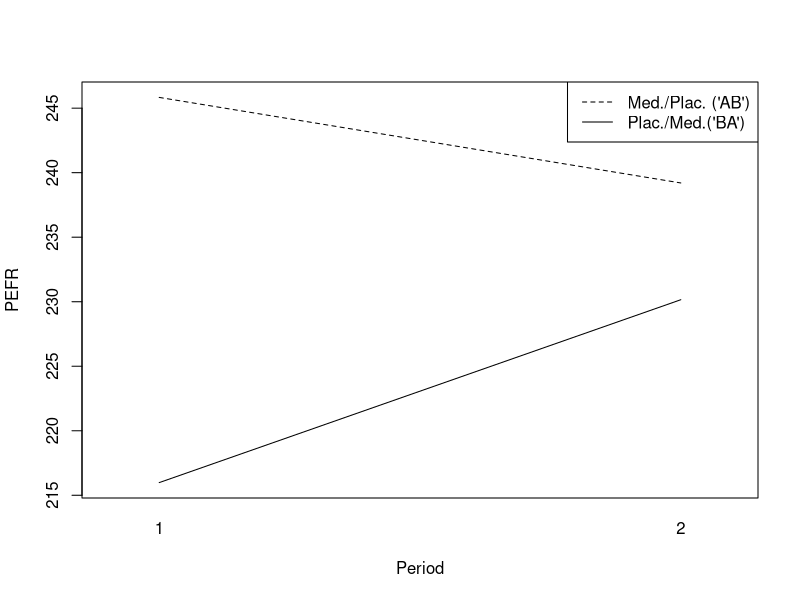
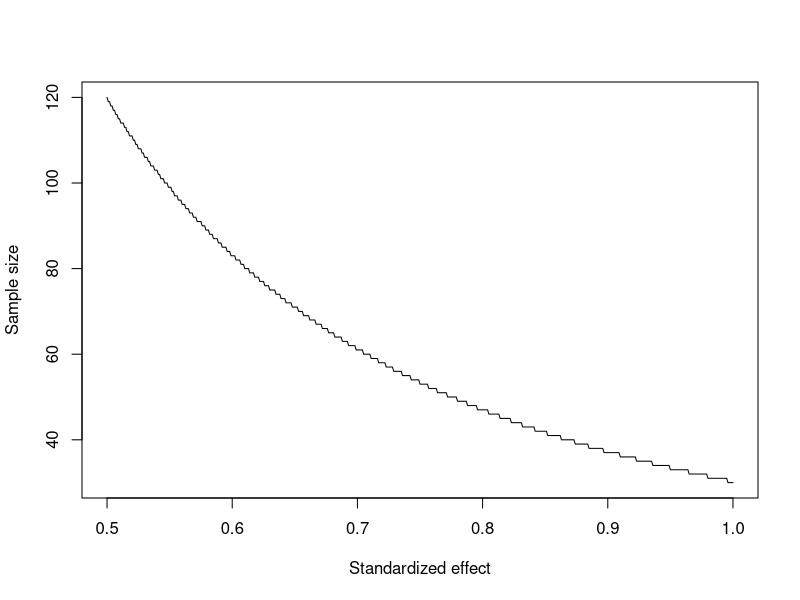
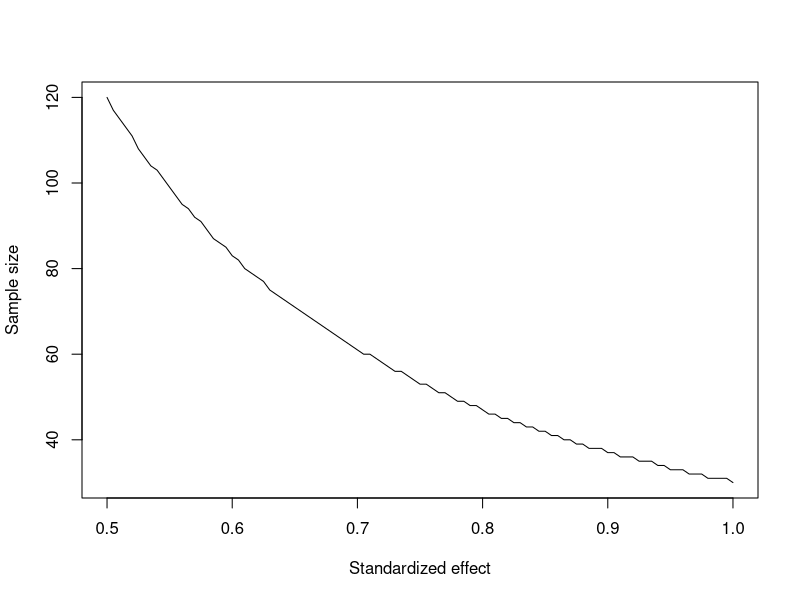
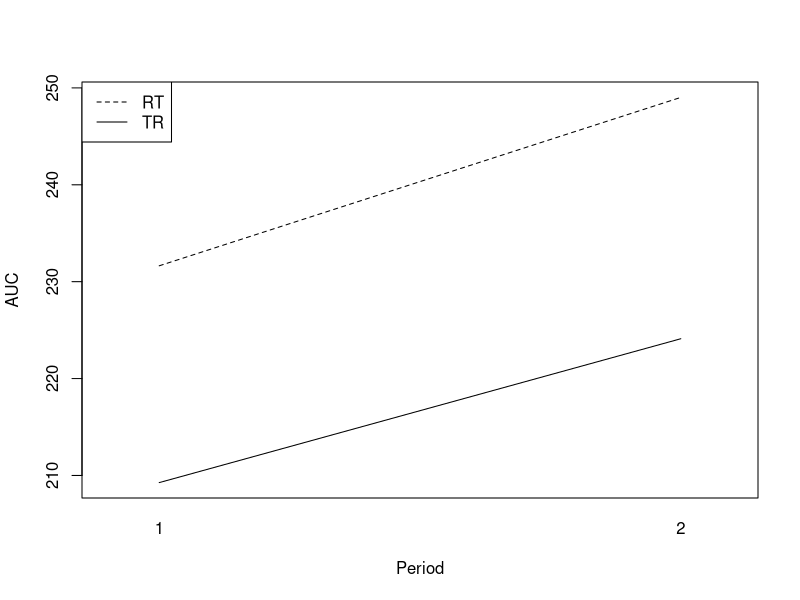

The R script that drew these images, in order:

###################################################
### code chunk number 2: ExerciseCrossover.Rnw:54-55
###################################################
dat <- read.table("data/crossoverdata.dat", header = TRUE, sep = "\t")

###################################################
### code chunk number 3: ExerciseCrossover.Rnw:69-73
###################################################
PEFR.Sequence1.Period1 <- dat$PEFR[dat$Sequence == 1 & dat$Period == 1]
PEFR.Sequence1.Period2 <- dat$PEFR[dat$Sequence == 1 & dat$Period == 2]
PEFR.Sequence2.Period1 <- dat$PEFR[dat$Sequence == 2 & dat$Period == 1]
PEFR.Sequence2.Period2 <- dat$PEFR[dat$Sequence == 2 & dat$Period == 2]


###################################################
### code chunk number 4: ExerciseCrossover.Rnw:77-79
###################################################
d.bar <- 0.5 * (mean(PEFR.Sequence1.Period1) - mean(PEFR.Sequence1.Period2) - 
mean(PEFR.Sequence2.Period1) + mean(PEFR.Sequence2.Period2))


###################################################
### code chunk number 5: ExerciseCrossover.Rnw:83-88
###################################################
est <- by(dat[, "PEFR"], dat[, c("Period", "Sequence")], mean)
est

d.bar <- 0.5 * (est[1] - est[2] - est[3] + est[4])
d.bar


###################################################
### code chunk number 6: ExerciseCrossover.Rnw:92-101
###################################################
Z <- c(
mean(PEFR.Sequence1.Period1),
mean(PEFR.Sequence1.Period2),
mean(PEFR.Sequence2.Period1),
mean(PEFR.Sequence2.Period2))

interaction.plot(x.factor = c(1, 2, 1, 2), trace.factor = c(1, 1, 2, 2), response = Z,
ylab = "PEFR", xlab = "Period", legend = FALSE)
legend("topright", c("Med./Plac. ('AB')", "Plac./Med.('BA')"), lty = c(2, 1)) 


###################################################
### code chunk number 7: ExerciseCrossover.Rnw:113-115
###################################################
n.Sequence1 <- length(unique(dat$Subject[dat$Sequence == 1]))
n.Sequence2 <- length(unique(dat$Subject[dat$Sequence == 2]))


###################################################
### code chunk number 8: ExerciseCrossover.Rnw:119-123
###################################################
V <- ((n.Sequence1 - 1) * var(PEFR.Sequence1.Period1 - PEFR.Sequence1.Period2) + 
(n.Sequence2 - 1) * var(PEFR.Sequence2.Period2 - PEFR.Sequence2.Period1)) / (n.Sequence1 + n.Sequence2 - 2)

VAR <- V / 4 * (1 / n.Sequence1 + 1 / n.Sequence2)


###################################################
### code chunk number 9: ExerciseCrossover.Rnw:127-128
###################################################
2 * (1 - pt(d.bar / sqrt(VAR), n.Sequence1 + n.Sequence2 - 2))


###################################################
### code chunk number 10: ExerciseCrossover.Rnw:132-133
###################################################
d.bar + c(-1, 0, 1) * qt(0.975, n.Sequence1 + n.Sequence2 - 2) * sqrt(VAR)


###################################################
### code chunk number 11: ExerciseCrossover.Rnw:147-150
###################################################
library(nlme)
fit <- lme(PEFR ~ Drug + Period + Sequence, random = ~ 1 | Subject, data = dat)
summary(fit)


###################################################
### code chunk number 12: ExerciseCrossover.Rnw:154-155
###################################################
summary(fit)$sigma^2


###################################################
### code chunk number 13: ExerciseCrossover.Rnw:158-159
###################################################
2 * summary(fit)$sigma^2


###################################################
### code chunk number 14: ExerciseCrossover.Rnw:164-167
###################################################
2 * summary(fit)$sigma^2

V


###################################################
### code chunk number 15: ExerciseCrossover.Rnw:191-197
###################################################
alpha <- 0.05
beta <- 0.2
Delta <- 10
residualVariance <- 326
n <- 2 * residualVariance * (qnorm(1 - alpha/2) + qnorm(1 - beta))^2 / Delta^2
ceiling(n)


###################################################
### code chunk number 16: ExerciseCrossover.Rnw:210-215
###################################################
alpha <- 0.01
beta <- 0.1
standardizedEffect <- seq(0.5, 1.0, 0.001)
n <- 2 * 1 / standardizedEffect^2 * (qnorm(1 - alpha/2) + qnorm(1 - beta))^2
n <- ceiling(n)


###################################################
### code chunk number 17: ExerciseCrossover.Rnw:219-220
###################################################
plot(x = standardizedEffect, y = n, type = "l", xlab = "Standardized effect", ylab = "Sample size")


###################################################
### code chunk number 18: ExerciseCrossover.Rnw:224-226
###################################################
curve(ceiling(2 * 1 / x^2 * (qnorm(1 - alpha/2) + qnorm(1 - beta))^2), from = 0.5, to = 1.0,
xlab = "Standardized effect", ylab = "Sample size")


###################################################
### code chunk number 19: ExerciseCrossover.Rnw:252-253
###################################################
dat <- read.table("bioequivalencedata.dat", header = TRUE, sep = "\t")


###################################################
### code chunk number 20: ExerciseCrossover.Rnw:265-266
###################################################
dat$logAUC <- log(dat$AUC)


###################################################
### code chunk number 21: ExerciseCrossover.Rnw:270-272
###################################################
est <- by(dat[, "logAUC"], dat[, c("Period", "Sequence")], mean)
exp(est)


###################################################
### code chunk number 22: ExerciseCrossover.Rnw:276-278
###################################################
d.bar <- 0.5 * (est[1] - est[2] - est[3] + est[4])
exp(d.bar)


###################################################
### code chunk number 23: ExerciseCrossover.Rnw:282-294
###################################################
Z <- exp(
  c(
  est[1],
  est[2],
  est[3],
  est[4]
  )
)

interaction.plot(x.factor = c(1, 2, 1, 2), trace.factor = c(1, 1, 2, 2), response = Z,
ylab = "AUC", xlab = "Period", legend = FALSE)
legend("topleft", c("RT", "TR"), lty = c(2, 1))


###################################################
### code chunk number 24: ExerciseCrossover.Rnw:314-316
###################################################
n.Sequence1 <- length(unique(dat$ID[dat$Sequence == "TR"]))
n.Sequence2 <- length(unique(dat$ID[dat$Sequence == "RT"]))


###################################################
### code chunk number 25: ExerciseCrossover.Rnw:320-331
###################################################
logAUC.Sequence1.Period1 <- dat$logAUC[dat$Sequence == "TR" & dat$Period == 1]
logAUC.Sequence1.Period2 <- dat$logAUC[dat$Sequence == "TR" & dat$Period == 2]
logAUC.Sequence2.Period1 <- dat$logAUC[dat$Sequence == "RT" & dat$Period == 1]
logAUC.Sequence2.Period2 <- dat$logAUC[dat$Sequence == "RT" & dat$Period == 2]

V <- (
      (n.Sequence1 - 1) * var(logAUC.Sequence1.Period1 - logAUC.Sequence1.Period2) +
      (n.Sequence2 - 1) * var(logAUC.Sequence2.Period2 - logAUC.Sequence2.Period1)
      ) / (n.Sequence1 + n.Sequence2 - 2)

VAR <- V / 4 * (1 / n.Sequence1 + 1 / n.Sequence2)


###################################################
### code chunk number 26: ExerciseCrossover.Rnw:335-340
###################################################
T1 <- (d.bar - log(1.25)) / sqrt(VAR)
T1

T2 <- (d.bar - (-log(1.25))) / sqrt(VAR)
T2


###################################################
### code chunk number 27: ExerciseCrossover.Rnw:344-349
###################################################
criticalValue1 <- qt(0.05, n.Sequence1 + n.Sequence2 - 2)
criticalValue1

criticalValue2 <- qt(0.95, n.Sequence1 + n.Sequence2 - 2)
criticalValue2


###################################################
### code chunk number 28: ExerciseCrossover.Rnw:353-356
###################################################
T1 < criticalValue1

T2 > criticalValue2


###################################################
### code chunk number 29: ExerciseCrossover.Rnw:364-366
###################################################
ci <- d.bar + c(-1, 0, 1) * qt(0.95, n.Sequence1 + n.Sequence2 - 2) * sqrt(VAR)
ci


###################################################
### code chunk number 30: ExerciseCrossover.Rnw:370-371
###################################################
exp(ci)
